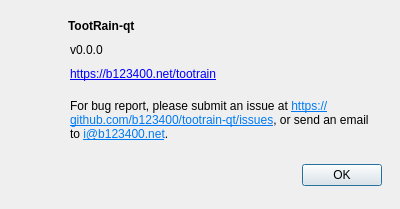
<?xml version="1.0" encoding="UTF-8"?>
<ui version="4.0">
 <class>AboutDialog</class>
 <widget class="QDialog" name="AboutDialog">
  <property name="geometry">
   <rect>
    <x>0</x>
    <y>0</y>
    <width>400</width>
    <height>209</height>
   </rect>
  </property>
  <property name="sizePolicy">
   <sizepolicy hsizetype="Fixed" vsizetype="Fixed">
    <horstretch>0</horstretch>
    <verstretch>0</verstretch>
   </sizepolicy>
  </property>
  <property name="minimumSize">
   <size>
    <width>400</width>
    <height>209</height>
   </size>
  </property>
  <property name="maximumSize">
   <size>
    <width>400</width>
    <height>209</height>
   </size>
  </property>
  <property name="windowTitle">
   <string>About</string>
  </property>
  <widget class="QDialogButtonBox" name="buttonBox">
   <property name="geometry">
    <rect>
     <x>18</x>
     <y>159</y>
     <width>364</width>
     <height>32</height>
    </rect>
   </property>
   <property name="orientation">
    <enum>Qt::Orientation::Horizontal</enum>
   </property>
   <property name="standardButtons">
    <set>QDialogButtonBox::StandardButton::Ok</set>
   </property>
  </widget>
  <widget class="QLabel" name="label">
   <property name="geometry">
    <rect>
     <x>18</x>
     <y>18</y>
     <width>32</width>
     <height>32</height>
    </rect>
   </property>
   <property name="text">
    <string/>
   </property>
   <property name="pixmap">
    <pixmap resource="build/Qt_6_7_0_for_macOS-Debug/.rcc/app_images.qrc">:/images/32x32.png</pixmap>
   </property>
  </widget>
  <widget class="QLabel" name="label_2">
   <property name="geometry">
    <rect>
     <x>68</x>
     <y>18</y>
     <width>311</width>
     <height>16</height>
    </rect>
   </property>
   <property name="text">
    <string>&lt;b&gt;TootRain-qt&lt;/b&gt;</string>
   </property>
   <property name="textFormat">
    <enum>Qt::TextFormat::RichText</enum>
   </property>
  </widget>
  <widget class="QLabel" name="versionLabel">
   <property name="geometry">
    <rect>
     <x>70</x>
     <y>42</y>
     <width>58</width>
     <height>16</height>
    </rect>
   </property>
   <property name="text">
    <string>v0.0.0</string>
   </property>
  </widget>
  <widget class="QLabel" name="label_4">
   <property name="geometry">
    <rect>
     <x>70</x>
     <y>66</y>
     <width>211</width>
     <height>16</height>
    </rect>
   </property>
   <property name="text">
    <string>&lt;a href=&quot;https://b123400.net/tootrain&quot;&gt;https://b123400.net/tootrain&lt;/a&gt;</string>
   </property>
   <property name="textFormat">
    <enum>Qt::TextFormat::RichText</enum>
   </property>
   <property name="openExternalLinks">
    <bool>true</bool>
   </property>
  </widget>
  <widget class="QLabel" name="label_5">
   <property name="geometry">
    <rect>
     <x>70</x>
     <y>90</y>
     <width>311</width>
     <height>61</height>
    </rect>
   </property>
   <property name="text">
    <string>&lt;html&gt;&lt;head/&gt;&lt;body&gt;&lt;p&gt;For bug report, please submit an issue at &lt;a href=&quot;https://github.com/b123400/tootrain-qt/issues&quot;&gt;&lt;span style=&quot; text-decoration: underline; color:#007af4;&quot;&gt;https://github.com/b123400/tootrain-qt/issues&lt;/span&gt;&lt;/a&gt;, or send an email to &lt;a href=&quot;mailto:i@b123400.net&quot;&gt;&lt;span style=&quot; text-decoration: underline; color:#007af4;&quot;&gt;i@b123400.net&lt;/span&gt;&lt;/a&gt;.&lt;/p&gt;&lt;/body&gt;&lt;/html&gt;</string>
   </property>
   <property name="textFormat">
    <enum>Qt::TextFormat::AutoText</enum>
   </property>
   <property name="wordWrap">
    <bool>true</bool>
   </property>
   <property name="openExternalLinks">
    <bool>true</bool>
   </property>
  </widget>
 </widget>
 <resources>
  <include location="build/Qt_6_7_0_for_macOS-Debug/.rcc/app_images.qrc"/>
 </resources>
 <connections>
  <connection>
   <sender>buttonBox</sender>
   <signal>accepted()</signal>
   <receiver>AboutDialog</receiver>
   <slot>accept()</slot>
   <hints>
    <hint type="sourcelabel">
     <x>248</x>
     <y>254</y>
    </hint>
    <hint type="destinationlabel">
     <x>157</x>
     <y>274</y>
    </hint>
   </hints>
  </connection>
  <connection>
   <sender>buttonBox</sender>
   <signal>rejected()</signal>
   <receiver>AboutDialog</receiver>
   <slot>reject()</slot>
   <hints>
    <hint type="sourcelabel">
     <x>316</x>
     <y>260</y>
    </hint>
    <hint type="destinationlabel">
     <x>286</x>
     <y>274</y>
    </hint>
   </hints>
  </connection>
 </connections>
</ui>
